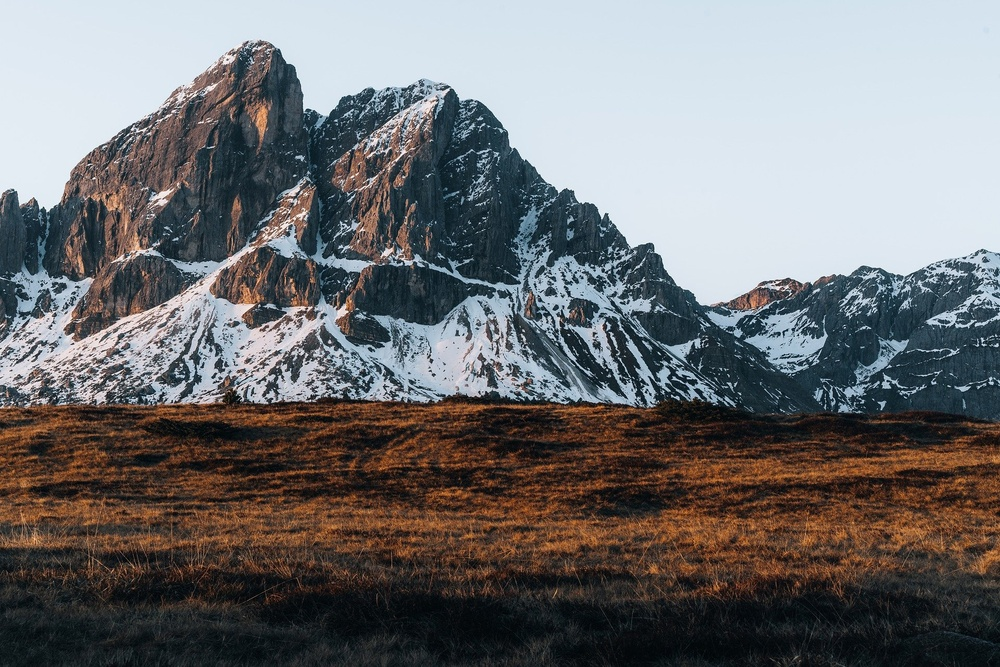
#> input picture assets/mountain.jpg, 1000 x 667 px, shrunk from 1920 x 1280 before the run
$ python addition2.py
#> lines starting #> are read from the running program, lines starting #| are printed output that depends on the picture
import numpy as np
import cv2

def f(x):
    pass

def main():
    #read the two images
    img1='../assets/mountain.jpg'
    img2='../assets/rose.jpg'

    a=cv2.imread(img1)
#> a is the input picture: shape (667, 1000, 3); mean B, G, R 113.4, 112, 112.2
    b=cv2.imread(img2)
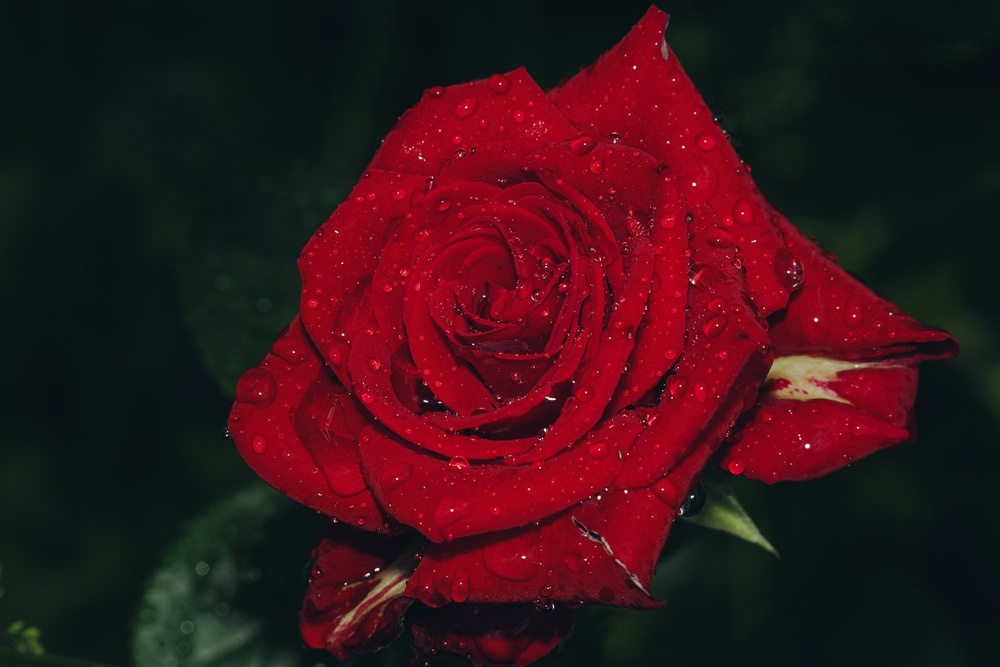
#> input picture assets/rose.jpg, 1000 x 667 px, shrunk from 1920 x 1280 before the run
#> b is the input picture: shape (667, 1000, 3); mean B, G, R 25.6, 19.7, 58.9
    #initialize alpha
    alpha=0

    c=np.uint8((1-alpha/100.)*a+(alpha/100.)*b)

    cv2.imshow('addition',c)

    #tracebare between 0 and 100
    cv2.namedWindow('addition')  # Create a named window
    cv2.createTrackbar('Alpha:','addition',0,100,f)
#> slider 'Alpha:' is set to 33

    while True:
        if cv2.getTrackbarPos('Alpha:','addition') != alpha:
            # Get the current position of the trackbar
            alpha = cv2.getTrackbarPos('Alpha:','addition')

            c=np.uint8((1-alpha/100.)*a+(alpha/100.)+b)
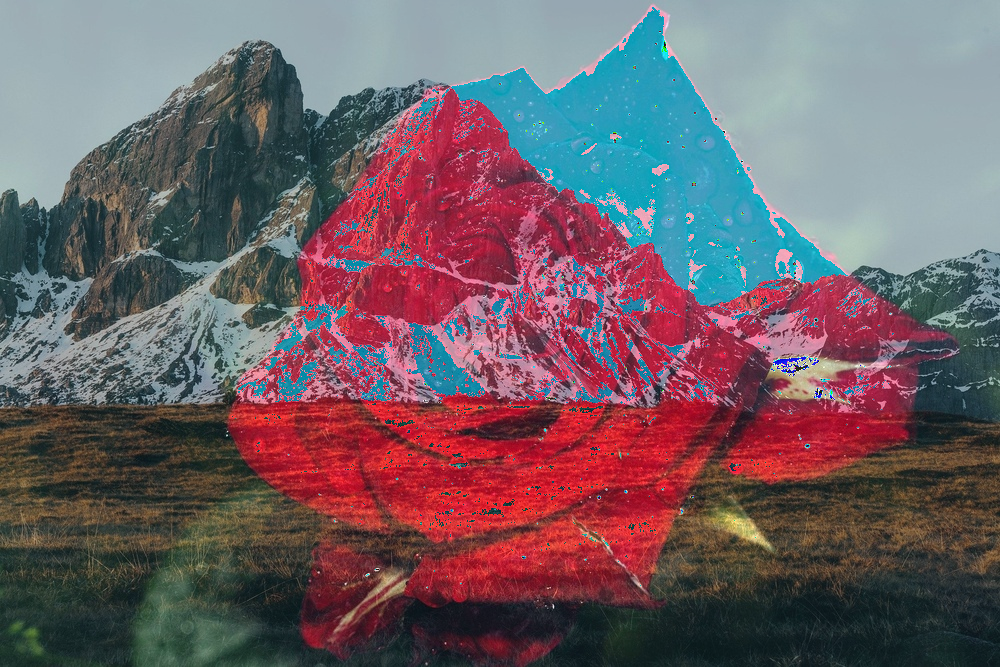
#> c: shape (667, 1000, 3); mean B, G, R 101.2, 94.4, 112
            cv2.imshow('addition',c)

        if cv2.waitKey(0) & 0xFF==27:
#> (key Esc is pressed here)
            break
    cv2.destroyAllWindows()
if __name__=="__main__":
    main()
